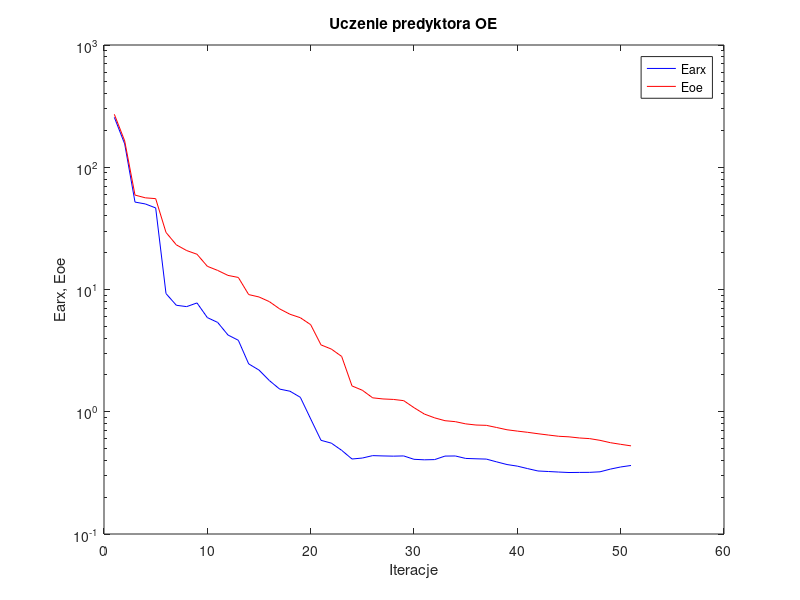
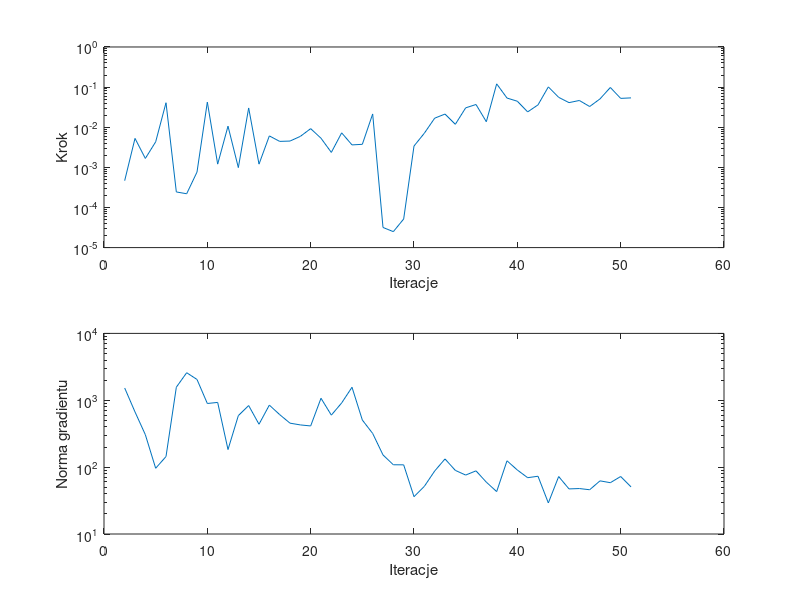

Source code (MATLAB) for these figures, in order:
%uczenie predyktora oe
clear all;
n=0; farx(n+1)=2.560614e+002; foe(n+1)=2.710967e+002; wspucz(n+1)=0.000000e+000; ng(n+1)=0.000000e+000;
%odnowa zmiennej metryki
n=1; farx(n+1)=1.553761e+002; foe(n+1)=1.643733e+002; krok(n+1)=4.651747e-004; ng(n+1)=1.527443e+003;
n=2; farx(n+1)=5.189554e+001; foe(n+1)=5.922060e+001; krok(n+1)=5.269205e-003; ng(n+1)=6.693263e+002;
n=3; farx(n+1)=5.010136e+001; foe(n+1)=5.622529e+001; krok(n+1)=1.667309e-003; ng(n+1)=3.058760e+002;
n=4; farx(n+1)=4.649160e+001; foe(n+1)=5.536502e+001; krok(n+1)=4.324280e-003; ng(n+1)=9.619069e+001;
n=5; farx(n+1)=9.261644e+000; foe(n+1)=2.930633e+001; krok(n+1)=4.076532e-002; ng(n+1)=1.439528e+002;
n=6; farx(n+1)=7.429780e+000; foe(n+1)=2.319124e+001; krok(n+1)=2.436365e-004; ng(n+1)=1.567707e+003;
n=7; farx(n+1)=7.244297e+000; foe(n+1)=2.082371e+001; krok(n+1)=2.197532e-004; ng(n+1)=2.581045e+003;
n=8; farx(n+1)=7.765272e+000; foe(n+1)=1.942541e+001; krok(n+1)=7.625735e-004; ng(n+1)=2.047402e+003;
n=9; farx(n+1)=5.892876e+000; foe(n+1)=1.548055e+001; krok(n+1)=4.226038e-002; ng(n+1)=8.947575e+002;
n=10; farx(n+1)=5.378243e+000; foe(n+1)=1.432383e+001; krok(n+1)=1.203191e-003; ng(n+1)=9.287220e+002;
n=11; farx(n+1)=4.243042e+000; foe(n+1)=1.304015e+001; krok(n+1)=1.063635e-002; ng(n+1)=1.831703e+002;
n=12; farx(n+1)=3.842798e+000; foe(n+1)=1.254781e+001; krok(n+1)=9.854180e-004; ng(n+1)=5.892351e+002;
n=13; farx(n+1)=2.463907e+000; foe(n+1)=9.088555e+000; krok(n+1)=3.022871e-002; ng(n+1)=8.332243e+002;
n=14; farx(n+1)=2.192631e+000; foe(n+1)=8.688245e+000; krok(n+1)=1.201509e-003; ng(n+1)=4.378271e+002;
n=15; farx(n+1)=1.800677e+000; foe(n+1)=7.958645e+000; krok(n+1)=6.081190e-003; ng(n+1)=8.463747e+002;
n=16; farx(n+1)=1.532258e+000; foe(n+1)=6.939745e+000; krok(n+1)=4.437686e-003; ng(n+1)=6.102734e+002;
n=17; farx(n+1)=1.471981e+000; foe(n+1)=6.273191e+000; krok(n+1)=4.520892e-003; ng(n+1)=4.544978e+002;
n=18; farx(n+1)=1.312926e+000; foe(n+1)=5.877632e+000; krok(n+1)=5.915528e-003; ng(n+1)=4.279309e+002;
n=19; farx(n+1)=8.739631e-001; foe(n+1)=5.156865e+000; krok(n+1)=9.219686e-003; ng(n+1)=4.129728e+002;
n=20; farx(n+1)=5.839366e-001; foe(n+1)=3.523147e+000; krok(n+1)=5.318174e-003; ng(n+1)=1.071823e+003;
n=21; farx(n+1)=5.536712e-001; foe(n+1)=3.256695e+000; krok(n+1)=2.357114e-003; ng(n+1)=5.992708e+002;
n=22; farx(n+1)=4.835715e-001; foe(n+1)=2.834705e+000; krok(n+1)=7.242402e-003; ng(n+1)=9.122047e+002;
n=23; farx(n+1)=4.106438e-001; foe(n+1)=1.626174e+000; krok(n+1)=3.625910e-003; ng(n+1)=1.565257e+003;
n=24; farx(n+1)=4.181799e-001; foe(n+1)=1.499186e+000; krok(n+1)=3.751501e-003; ng(n+1)=5.063059e+002;
n=25; farx(n+1)=4.376858e-001; foe(n+1)=1.300011e+000; krok(n+1)=2.142359e-002; ng(n+1)=3.189529e+002;
%odnowa zmiennej metryki
n=26; farx(n+1)=4.351068e-001; foe(n+1)=1.272773e+000; krok(n+1)=3.176034e-005; ng(n+1)=1.521807e+002;
n=27; farx(n+1)=4.333637e-001; foe(n+1)=1.261419e+000; krok(n+1)=2.496650e-005; ng(n+1)=1.084847e+002;
n=28; farx(n+1)=4.351683e-001; foe(n+1)=1.232837e+000; krok(n+1)=5.161420e-005; ng(n+1)=1.082170e+002;
n=29; farx(n+1)=4.083284e-001; foe(n+1)=1.080068e+000; krok(n+1)=3.400118e-003; ng(n+1)=3.614640e+001;
n=30; farx(n+1)=4.044830e-001; foe(n+1)=9.578240e-001; krok(n+1)=7.088910e-003; ng(n+1)=5.158835e+001;
n=31; farx(n+1)=4.061536e-001; foe(n+1)=8.913031e-001; krok(n+1)=1.680696e-002; ng(n+1)=8.745131e+001;
n=32; farx(n+1)=4.338982e-001; foe(n+1)=8.449279e-001; krok(n+1)=2.128042e-002; ng(n+1)=1.325500e+002;
n=33; farx(n+1)=4.348076e-001; foe(n+1)=8.297856e-001; krok(n+1)=1.183052e-002; ng(n+1)=8.936948e+001;
n=34; farx(n+1)=4.151336e-001; foe(n+1)=7.960860e-001; krok(n+1)=3.040838e-002; ng(n+1)=7.611220e+001;
n=35; farx(n+1)=4.123434e-001; foe(n+1)=7.789069e-001; krok(n+1)=3.685289e-002; ng(n+1)=8.799104e+001;
n=36; farx(n+1)=4.100050e-001; foe(n+1)=7.741359e-001; krok(n+1)=1.370811e-002; ng(n+1)=5.959885e+001;
n=37; farx(n+1)=3.890679e-001; foe(n+1)=7.432932e-001; krok(n+1)=1.204927e-001; ng(n+1)=4.307338e+001;
n=38; farx(n+1)=3.700327e-001; foe(n+1)=7.123080e-001; krok(n+1)=5.335388e-002; ng(n+1)=1.243771e+002;
n=39; farx(n+1)=3.590313e-001; foe(n+1)=6.946034e-001; krok(n+1)=4.446078e-002; ng(n+1)=9.057976e+001;
n=40; farx(n+1)=3.426716e-001; foe(n+1)=6.788599e-001; krok(n+1)=2.409244e-002; ng(n+1)=6.952538e+001;
n=41; farx(n+1)=3.276938e-001; foe(n+1)=6.610230e-001; krok(n+1)=3.604146e-002; ng(n+1)=7.308757e+001;
n=42; farx(n+1)=3.244885e-001; foe(n+1)=6.450725e-001; krok(n+1)=1.011873e-001; ng(n+1)=2.914400e+001;
n=43; farx(n+1)=3.212255e-001; foe(n+1)=6.301010e-001; krok(n+1)=5.558094e-002; ng(n+1)=7.232824e+001;
n=44; farx(n+1)=3.183824e-001; foe(n+1)=6.234528e-001; krok(n+1)=4.102628e-002; ng(n+1)=4.724199e+001;
n=45; farx(n+1)=3.190179e-001; foe(n+1)=6.103771e-001; krok(n+1)=4.641307e-002; ng(n+1)=4.784487e+001;
n=46; farx(n+1)=3.193886e-001; foe(n+1)=6.028524e-001; krok(n+1)=3.281725e-002; ng(n+1)=4.590026e+001;
n=47; farx(n+1)=3.226912e-001; foe(n+1)=5.837527e-001; krok(n+1)=5.079872e-002; ng(n+1)=6.235327e+001;
n=48; farx(n+1)=3.394545e-001; foe(n+1)=5.584798e-001; krok(n+1)=9.790194e-002; ng(n+1)=5.852074e+001;
n=49; farx(n+1)=3.534181e-001; foe(n+1)=5.415476e-001; krok(n+1)=5.236098e-002; ng(n+1)=7.242036e+001;
n=50; farx(n+1)=3.635386e-001; foe(n+1)=5.261063e-001; krok(n+1)=5.387784e-002; ng(n+1)=5.069642e+001;

figure; semilogy(farx,'b'); hold on; semilogy(foe,'r'); xlabel('Iteracje'); ylabel('Earx, Eoe'); legend('Earx','Eoe'); title('Uczenie predyktora OE');
figure; subplot(2,1,1); semilogy(krok); xlabel('Iteracje'); ylabel('Krok');
subplot(2,1,2); semilogy(ng); xlabel('Iteracje'); ylabel('Norma gradientu');
Earx=farx(n+1)
Eoe=foe(n+1)
